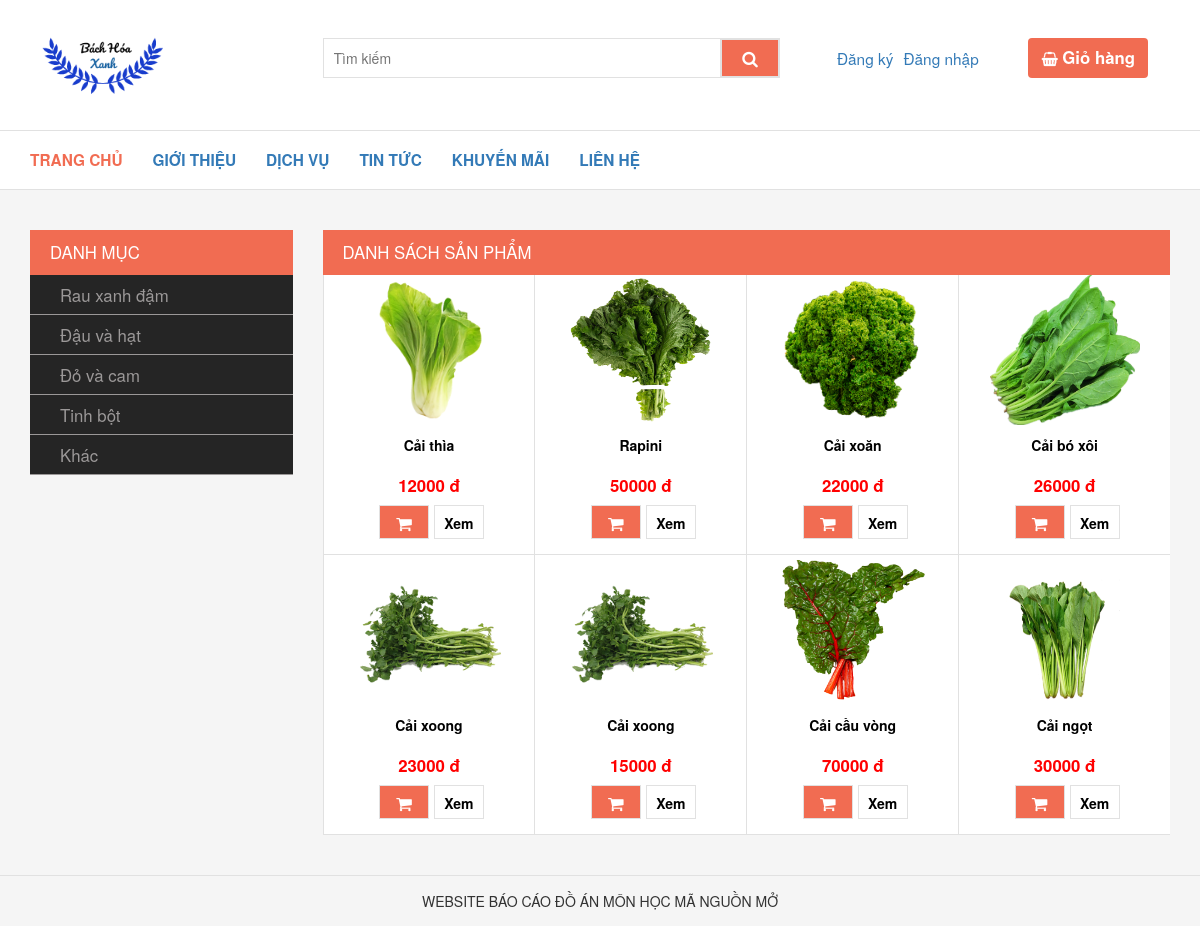
The app's page /lsproduct with its own data.
### tables this page shows
CREATE TABLE `products` (
  `id` int(11) NOT NULL,
  `product_name` varchar(100) NOT NULL,
  `picture` varchar(100) DEFAULT NULL,
  `origin` varchar(100) NOT NULL,
  `unit_price` int(12) NOT NULL,
  `unit` varchar(20) NOT NULL,
  `stock` float NOT NULL,
  `supplier_id` int(11) NOT NULL,
  `description` text NOT NULL,
  `category_id` int(11) NOT NULL
);

### libs/view.php (called while the page is built, shortened)
<?php
class View
{
  public function RenderCustomer($name, $data = false)
  {
      require_once 'views/header.php';
      require_once 'views/'. $name . '.php';
      require_once 'views/footer.php';
  }
}

### controllers/lsproductController.php (called while the page is built, shortened)
<?php
class lsproductController extends Controller
{
  function index() {
    $data = $this->model->getlsProduct(1);
		$this->view->RenderCustomer('lsproduct/index',$data);
	}
}

### index.php (called while the page is built, shortened)
<?php
require 'libs/model.php';
require 'libs/view.php';
require 'libs/database.php';
$app = new Bootstrap();

### libs/database.php (called while the page is built, shortened)
<?php
class Database extends PDO
{
	public function select($sql, $array = array() , $fetchMode = PDO::FETCH_ASSOC	)
	{
		$sth = $this ->prepare($sql);
		foreach ($array as $key => $value) {
			$sth->bindValue("$key",$value);
		}
		$sth->execute();
		return $sth ->fetchAll($fetchMode);
	}
}

### models/lsproductModel.php (called while the page is built, shortened)
<?php
class lsproductModel extends Model
{
  public function getlsProduct($id)
  {
    $query = "SELECT * FROM products WHERE category_id = :id ";
    $array = array(':id' => $id);
    $result = $this->db->select($query, $array);
    return $result;
  }
}

### libs/model.php (called while the page is built)
<?php
class Model
{
  function __construct()
  {
    $this->db = new Database(DB_TYPE, DB_HOST, DB_NAME, DB_USER, DB_PASS);
  }
}

### views/lsproduct/index.php (the view)
<section class="section-1">
  <div class="container margin-section">
    <div class="row">
      <div class="col-md-3">
        <div>
          <div class="section-title">
            <span>Danh mục</span>
          </div>
          <div class="section-menu">
            <ul>
              <li>
                <a href="<?php echo URL ?>lsproduct/view/1">Rau xanh đậm</a>
              </li>
              <li>
                <a href="<?php echo URL ?>lsproduct/view/2">Đậu và hạt</a>
              </li>
              <li>
                <a href="<?php echo URL ?>lsproduct/view/3">Đỏ và cam</a>
              </li>
              <li>
                <a href="<?php echo URL ?>lsproduct/view/4">Tinh bột</a>
              </li>
              <li>
                <a href="<?php echo URL ?>lsproduct/view/5">Khác</a>
              </li>
            </ul>
          </div>
        </div>
      </div>
      <div class="col-md-9">
        <div class="section-title">
          <span>Danh sách sản phẩm</span>
        </div>
        <div class="section-list-item">
          <ul>
            <?php foreach ($data as $value) { ?>
              <li>
                  <img src="<?php echo URL.$value['picture'] ?>" alt="Cam">
                  <a href=""><?php echo $value["product_name"]; ?> </a>
                  <span><?php echo $value["unit_price"]; ?> đ</span>
                  <div class="add-view ">
                    <a href="<?php echo URL . 'cart/addCart/'.$value["id"]?>" ><i class="fa fa-shopping-cart" aria-hidden="true"></i></a>
                    <a href="<?php echo URL . 'lsproduct/detail/'.$value["id"] ?>" >Xem</a>
                </div>
              </li>
            <?php }?>
          </ul>
        </div>
      </div>
    </div>
  </div>
</section>

### public/css/style.css (style rules this page uses)
* { margin: 0; padding: 0; box-sizing: border-box; }
li { list-style-type: none; }
body { background-color: #f5f5f5; }
.margin-section { margin-top: 40px; }
.section-1, .section-2 { margin-bottom: 30px; }
.section-title { text-transform: uppercase; background-color: #f16c52; color: #fff; font-size: 1.2em; padding-left: 20px; height: 45px; line-height: 45px; font-weight: 500; }
.section-menu ul li { border-bottom: 1px solid #9b9898; height: 40px; line-height: 40px; padding-left: 30px; }
.section-menu { background-color: #252525; }
.section-menu a { color: #9b9898; display: block; font-size: 1.2em; font-weight: 500; }
.margin-section img { width: 130px; height: 130px; }
.section-list-item ul { display: flex; flex-flow: wrap; }
.section-list-item ul li { width: 25%; border-bottom:1px solid #e1e1e1; background-color: #fff; height: 280px; }
.section-list-item ul li:nth-child(n+1) { border-left: 1px solid #e1e1e1; }
.section-list-item img,.section-list-item a,.section-list-item span { display: block; text-align: center; }
.section-list-item a,.section-list-item span { height: 40px; line-height: 40px; color: black; font-weight: 600; }
.section-list-item img { width: 150px; height: 150px; margin: auto; }
.section-list-item span { font-size: 1.2em; color: red; }
.add-view { display: flex; justify-content: center; }
.add-view a { display: block; width: 50px; height: 34px; line-height: 34px; margin-left: 5px; text-align: center; border: 1px solid #e1e1e1; }
.add-view a:first-child { color: #fff; background-color:#f16c52; font-size: 1.2em; }

### records on screen
products: picture (picture), product_name "Cải thìa", unit_price "12000"
products: picture (picture), product_name "Rapini", unit_price "50000"
products: picture (picture), product_name "Cải xoăn", unit_price "22000"
products: picture (picture), product_name "Cải bó xôi", unit_price "26000"
products: picture (picture), product_name "Cải xoong", unit_price "23000"
products: picture (picture), product_name "Cải xoong", unit_price "15000"
products: picture (picture), product_name "Cải cầu vòng", unit_price "70000"
products: picture (picture), product_name "Cải ngọt", unit_price "30000"
